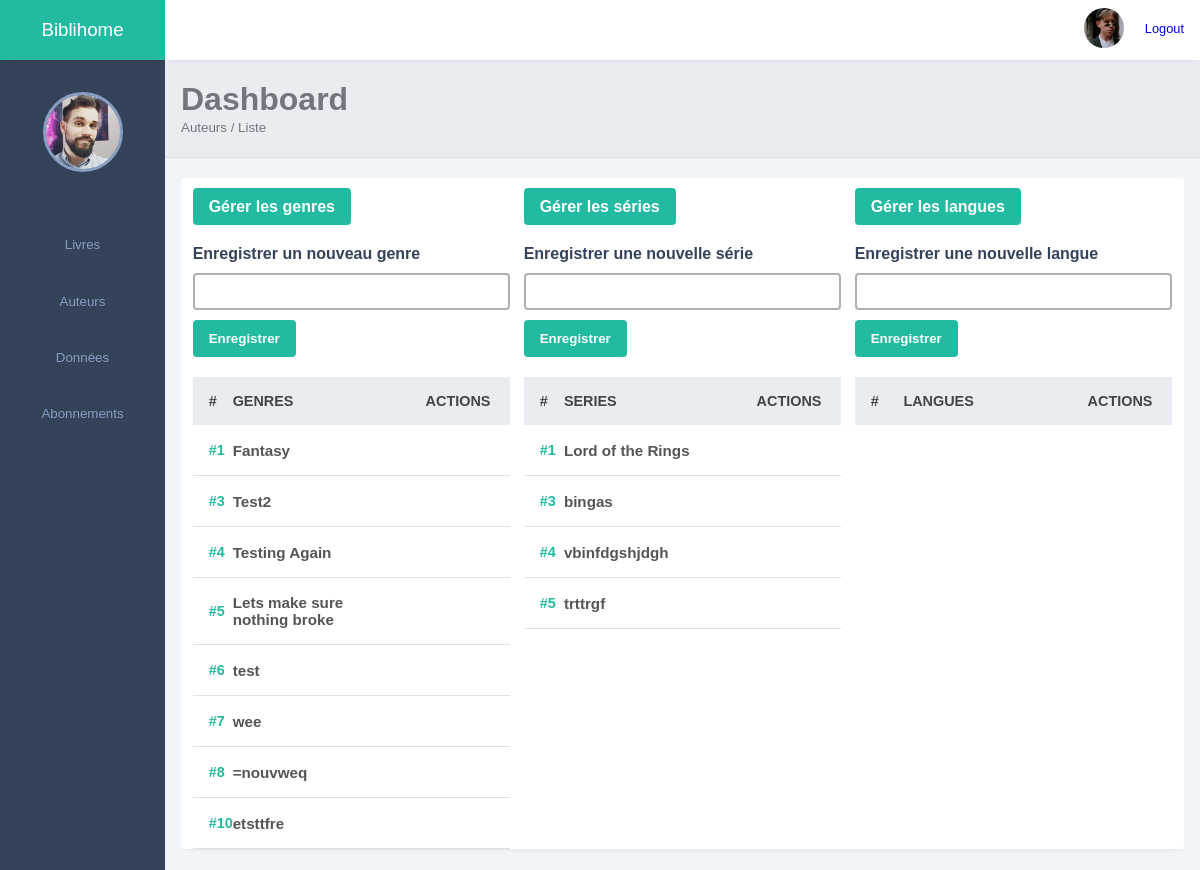
Page /bo/_views/donnees.php on the committed database.
### tables this page shows
CREATE TABLE `genres` (
  `id_genre` int NOT NULL,
  `genre_tag` varchar(100) NOT NULL
);

CREATE TABLE `series` (
  `id_serie` int NOT NULL,
  `serie_nom` varchar(255) NOT NULL
);

### bo/_views/donnees.php (the view, shortened to what this page needs)
<?php
include($_SERVER['DOCUMENT_ROOT'].'/host.php');
include($_SERVER['DOCUMENT_ROOT'].'/bo/_blocks/sidebar.php');
include($_SERVER['DOCUMENT_ROOT'].'/bo/_blocks/header.php');
include($_SERVER['DOCUMENT_ROOT'].'/bo/_blocks/ariane.php');
    $selectGenres = $db->prepare('SELECT * FROM genres');
    $selectGenres->execute();
    $selectSeries = $db->prepare('SELECT * FROM series');
    $selectSeries->execute();
if(isset($_GET['action']) && $_GET['action'] == "modifGenres"){
    if(isset($_GET['id'])){
        $id = $_GET['id'];
        $selectOneGenre = $db->prepare('SELECT * FROM genres
            WHERE id_genre = ?
            ');
        $selectOneGenre->execute([$id]);
        $sOG = $selectOneGenre->fetch(PDO::FETCH_OBJ);
        $selectGenreLivre = $db->prepare('SELECT * FROM livres_genres
            WHERE id_genre = ?
            ');
        $selectGenreLivre->execute([$id]);
        $cGL = count($selectGenreLivre->fetchAll());
        $selectGenreEmprunt = $db->prepare('SELECT id_emprunt FROM emprunt
            NATURAL JOIN genres
            NATURAL JOIN livres_genres
            NATURAL JOIN livres
            NATURAL JOIN exemplaires
            WHERE id_genre = ?
            GROUP BY id_emprunt
            ');
        $selectGenreEmprunt->execute([$id]);
        $cGE = count($selectGenreEmprunt->fetchAll());
        $selectGenreFavoris = $db->prepare('SELECT id_favoris FROM favoris
            NATURAL JOIN genres
            NATURAL JOIN livres_genres
            NATURAL JOIN livres
            WHERE id_genre = ?
            GROUP BY id_favoris
            ');
        $selectGenreFavoris->execute([$id]);
        $cGF = count($selectGenreFavoris->fetchAll());
        $countLivres = $db->prepare('SELECT * FROM livres');
        $countLivres->execute();
        $cL = count($countLivres->fetchAll());
        $countEmprunts = $db->prepare('SELECT * FROM emprunt');
        $countEmprunts->execute();
        $cE = count($countEmprunts->fetchALL());
        $countFavoris = $db->prepare('SELECT * FROM favoris');
        $countFavoris->execute();
        $cF = count($countFavoris->fetchAll());
        if($cL > 0){
            $calcLivre = ($cGL / $cL) * 100.0;
            $roundedLivre = number_format($calcLivre, 2);
        }else{
            $roundedLivre = 0;
        }
        if($cE > 0){
            $calcEmprunt = ($sGE / $cE) * 100.0;
            $roundedEmprunt = number_format($calcEmprunt, 2);
        }else{
            $roundedEmprunt = 0;
        }
        if($cF > 0){
            $calcFav = ($sGF / $cF) * 100.0;
            $roundedFav = number_format($calcFav, 2);
        }else{
            $roundedFav = 0;
        }
        if(isset($_POST["rename"])){
            $renameText = htmlspecialchars(trim($_POST["renameText"]));
            if(!empty($renameText)){
                $update = $db->prepare('UPDATE genres SET
                    genre_tag = ?
                    WHERE id_genre = ?
                ');
                $update->execute([$renameText, $id]);
                echo "<script language='javascript'>
                document.location.replace('donnees.php?action=modifGenres&id=$id')
                </script>";
            }else{
                $_SESSION['flash']['danger'] = "Ne pas laisser la saisie vide.";
                echo "<script language='javascript'>
                document.location.replace('donnees.php?action=modifGenres&id=$id')
                </script>";
            }
        }
        if(isset($_POST["transferGenre"])){
            $selectTransfer = $_POST["selectTransfer"];
            $transfer = $db->prepare('UPDATE livres_genres SET
                id_genre = ?
                WHERE id_genre = ?
            ');
            $transfer->execute([$selectTransfer, $id]);
            echo "<script language='javascript'>
            document.location.replace('donnees.php?action=modifGenres&id=$id')
            </script>";
        }
        if(isset($_POST["nukeGenre"])){
            $deleteAssoc = $db->prepare('DELETE FROM livres_genres
                WHERE id_genre = ?
            ');
            $deleteAssoc->execute([$id]);
            $deleteMain = $db->prepare('DELETE FROM genres
                WHERE id_genre = ?
            ');
            $deleteMain->execute([$id]);
            echo "<script language='javascript'>
            document.location.replace('donnees.php?action=modifGenres')
            </script>";
        }
        ?>
        <h2>Fiche d'information du genre</h2>
        <ul class="fiche">
            <li>
                <span class="liTitle">Nom : </span>
                <label class="label-hover" for="checkbox-hide-genre">
                    <?php echo $sOG->genre_tag; ?>
                    <i class="las la-pen"></i>
                </label>
                <input type="checkbox" name="checkbox-hide-genre" id="checkbox-hide-genre">
                <form id="form-genre-name" method="POST">
                    <input type="text" name="renameText" value="<?php echo $sOG->genre_tag; ?>">
                    <input type="submit" name="rename" value="Renommer">
                </form>
            </li>
            <li><span class="liTitle">Nombre d'ouvrages : </span> <?php echo $cGL; ?> <i class="liPercent">soit <?php echo $roundedLivre; ?>% du total (<?php echo $cL; ?>)</i></li>
            <li><span class="liTitle">Emprunts : </span> <?php echo $cGE; ?> <i class="liPercent">soit <?php echo $roundedEmprunt; ?>% du total (<?php echo $cE; ?>)</i></li>
            <li><span class="liTitle">Favoris : </span> <?php echo $cGF; ?> <i class="liPercent">soit <?php echo $roundedFav; ?>% du total (<?php echo $cF; ?>)</i></li>
        </ul>
        <form method="POST" class="formTransfer">
            <h2>Transférer les livres de ce genre à un autre genre </h2>
            <select name="selectTransfer">
                <?php while($sG = $selectGenres->fetch(PDO::FETCH_OBJ)){
                    ?>
                    <option value="<?php echo $sG->id_genre; ?>"><?php echo $sG->genre_tag; ?></option>
                    <?php
                }
                ?>
            </select>
            <button id="openTransferWarning" type="button">Transférer</button>
            <div id="transferWarning" class="delete-warning flexCol justifyCenter alignCenter">
                <p>Transférer les livres du genre <?php echo $sOG->genre_tag; ?> ?</p>
                <p>Cette action est irréversible !</p>
                <div class="flexRow buttonsWarning">
                    <button id="closeTransferWarning" class="close-warning" type="button">Annuler</button>
                    <input type="submit" value="Transférer" name="transferGenre">
                </div>
            </div>
        </form>
        <button id="openDeleteWarning">Supprimer le genre</button>
        <div id="deleteWarning" class="delete-warning flexCol justifyCenter alignCenter">
            <p>Supprimer le genre <?php echo $sOG->genre_tag; ?> ?</p>
            <p>Cette action est irréversible !</p>
            <div class="flexRow buttonsWarning">
                <button id="closeDeleteWarning" class="close-warning">Annuler</button>
                <form method="POST">
                    <input type="submit" value="Supprimer" name="nukeGenre">
                </form>
            </div>
        </div>
        <?php
    }else{
        ?>
        <form class="addSpecific" method="POST">
            <div class="flexCol">
                <label for="genre_tag">Enregistrer un nouveau genre <i class="las la-hand-point-down"></i></label>
                <input type="text" name="genre_tag">
            </div>
            <div class="add">
                <input type="submit" value="Enregistrer" name="addgenre">
            </div>
        </form>
        <table width="100%">
            <thead>
                <tr>
                    <th>#</th>
                    <th><span class="las la-sort"></span> GENRES</th>
                    <th><span class="las la-sort"></span> ACTIONS</th>
                </tr>
            </thead>
            <tbody>
                <?php
                    while($sG = $selectGenres->fetch(PDO::FETCH_OBJ)){
                        ?>
                        <tr>
                            <td>#<?php echo $sG->id_genre;?></td>
                            <td>
                                <div class="client">
                                    <div class="client-info">
                                        <h4><?php echo $sG->genre_tag;?></h4>
                                    </div>
                                </div>
                            </td>
                            <td>
                                <div class="actions">
                                    <span class="lab la-telegram-plane"></span>
                                    <a href="donnees.php?zone=donnees&action=modifGenres&id=<?php echo $sG->id_genre;?>">
                                        <span class="las la-eye"></span>
                                    </a>
                                    <span class="las la-ellipsis-v"></span>
                                </div>
                            </td>
                        </tr>
                        <?php
                    }
                ?>
            </tbody>
        </table>
        <?php
    }
}else{
    ?>
    <div class="records table-responsive">
        <div class="recordsContainer flexRow spaceAround">
            <div class="flexCol donnees">
                <div class="add">
                    <a href="donnees.php?zone=donnees&action=modifGenres">Gérer les genres</a>
                </div>
                <form method="POST">
                    <div class="flexCol">
                        <label for="genre_tag">Enregistrer un nouveau genre <i class="las la-hand-point-down"></i></label>
                        <input type="text" name="genre_tag">
                    </div>
                    <div class="add">
                        <input type="submit" value="Enregistrer" name="addgenre">
                    </div>
                </form>
                <table width="100%">
                    <thead>
                        <tr>
                            <th class="idPadding">#</th>
                            <th><span class="las la-sort"></span> GENRES</th>
                            <th class="tableAction"><span class="las la-sort"></span> ACTIONS</th>
                        </tr>
                    </thead>
                    <tbody>
                        <?php
                            while($sG = $selectGenres->fetch(PDO::FETCH_OBJ)){
                                ?>
                                <tr>
                                    <td class="idPadding">#<?php echo $sG->id_genre;?></td>
                                    <td>
                                        <div class="client">
                                            <div class="client-info">
                                                <h4><?php echo $sG->genre_tag;?></h4>
                                            </div>
                                        </div>
                                    </td>
                                    <td class="tableAction">
                                        <div class="actions">
                                            <a href="donnees.php?zone=donnees&action=modifGenres&id=<?php echo $sG->id_genre;?>">
                                            </a>
                                        </div>
                                    </td>
                                </tr>
                                <?php
                            }
                        ?>
                    </tbody>
                </table>
            </div>
             <div class="flexCol donnees">
                <div class="add">
                    <a href="donnees.php?zone=donnees&action=modifSeries">Gérer les séries</a>
                </div>
                <form method="POST">
                    <div class="flexCol">
                        <label for="serie_nom">Enregistrer une nouvelle série <i class="las la-hand-point-down"></i></label>
                        <input type="text" name="serie_nom">
                    </div>
                    <div class="add">
                        <input type="submit" value="Enregistrer" name="addserie">
                    </div>
                </form>
                <table width="100%">
                    <thead>
                        <tr>
                            <th class="idPadding">#</th>
                            <th><span class="las la-sort"></span> SERIES</th>
                            <th class="tableAction"><span class="las la-sort"></span> ACTIONS</th>
                        </tr>
                    </thead>
                    <tbody>
                        <?php
                            while($sSe = $selectSeries->fetch(PDO::FETCH_OBJ)){
                                ?>
                                <tr>
                                    <td class="idPadding">#<?php echo $sSe->id_serie;?></td>
                                    <td>
                                        <div class="client">
                                            <div class="client-info">
                                                <h4><?php echo $sSe->serie_nom;?></h4>
                                            </div>
                                        </div>
                                    </td>
                                    <td class="tableAction">
                                        <div class="actions">
                                            <a href="donnees.php?zone=donnees&action=modifSeries&id=<?php echo $sSe->id_serie;?>">
                                            </a>
                                        </div>
                                    </td>
                                </tr>
                                <?php
                            }
                        ?>
                    </tbody>
                </table>
            </div>
            <div class="flexCol donnees">
                <div class="add">
                    <a href="donnees.php?zone=donnees&action=modifLangues">Gérer les langues</a>
                </div>
                <form method="POST">
                    <div class="flexCol">
                        <label for="langue_nom">Enregistrer une nouvelle langue <i class="las la-hand-point-down"></i></label>
                        <input type="text" name="langue_nom">
                    </div>
                    <div class="add">
                        <input type="submit" value="Enregistrer" name="addlangue">
                    </div>
                </form>
                <table width="100%">
                    <thead>
                        <tr>
                            <th class="idPadding">#</th>
                            <th><span class="las la-sort"></span> LANGUES</th>
                            <th class="tableAction"><span class="las la-sort"></span> ACTIONS</th>
                        </tr>
                    </thead>
                </table>
            </div>
        </div>
    </div>
    <?php
}
?>
<?php
include($_SERVER['DOCUMENT_ROOT'].'/bo/_blocks/footer.php');
?>

### rows in the picture
genres: id_genre "1", genre_tag "Fantasy"
genres: id_genre "3", genre_tag "Test2"
genres: id_genre "4", genre_tag "Testing Again"
genres: id_genre "5", genre_tag "Lets make sure nothing broke"
genres: id_genre "6", genre_tag "test"
genres: id_genre "7", genre_tag "wee"
genres: id_genre "8", genre_tag "=nouvweq"
genres: id_genre "10", genre_tag "etsttfre"
series: id_serie "1", serie_nom "Lord of the Rings"
series: id_serie "3", serie_nom "bingas"
series: id_serie "4", serie_nom "vbinfdgshjdgh"
series: id_serie "5", serie_nom "trttrgf"

### other values in the picture
$domaine "Dashboard"
$sousDomaine "Auteurs / Liste"
